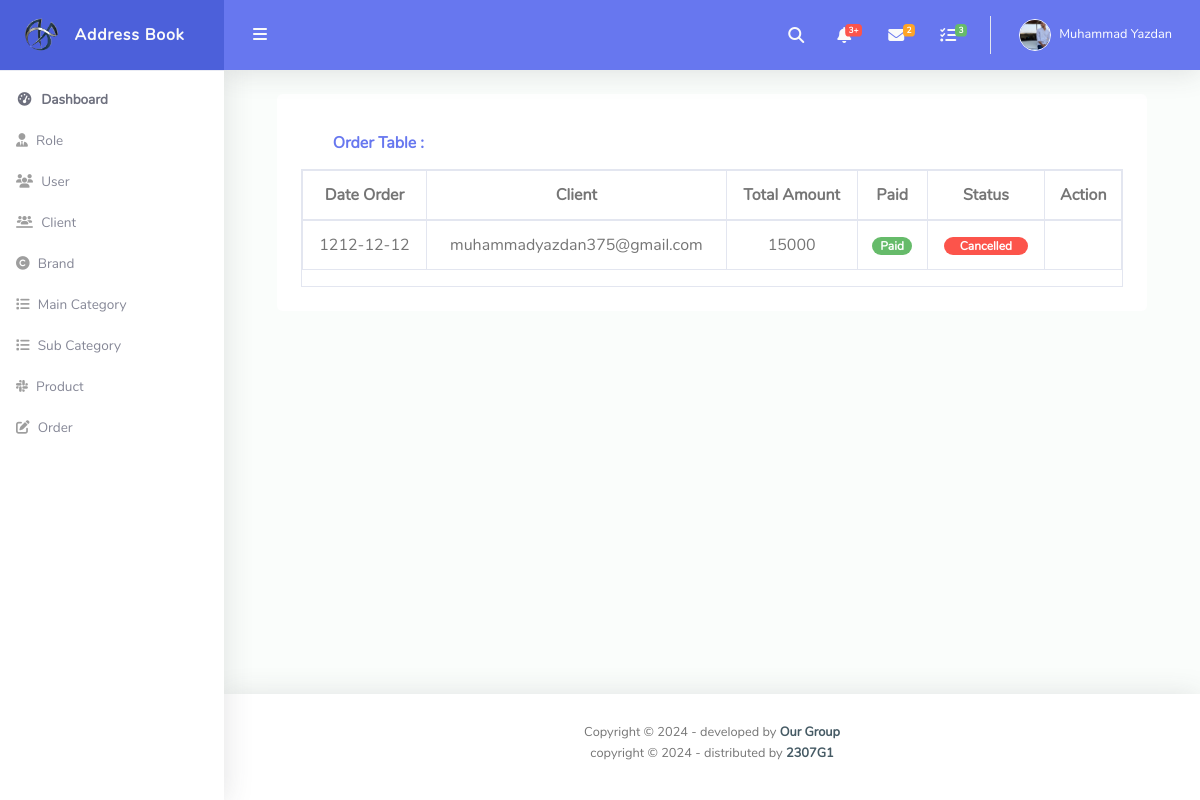
/admin/order_show.php, run on an earlier commit of the app's database.
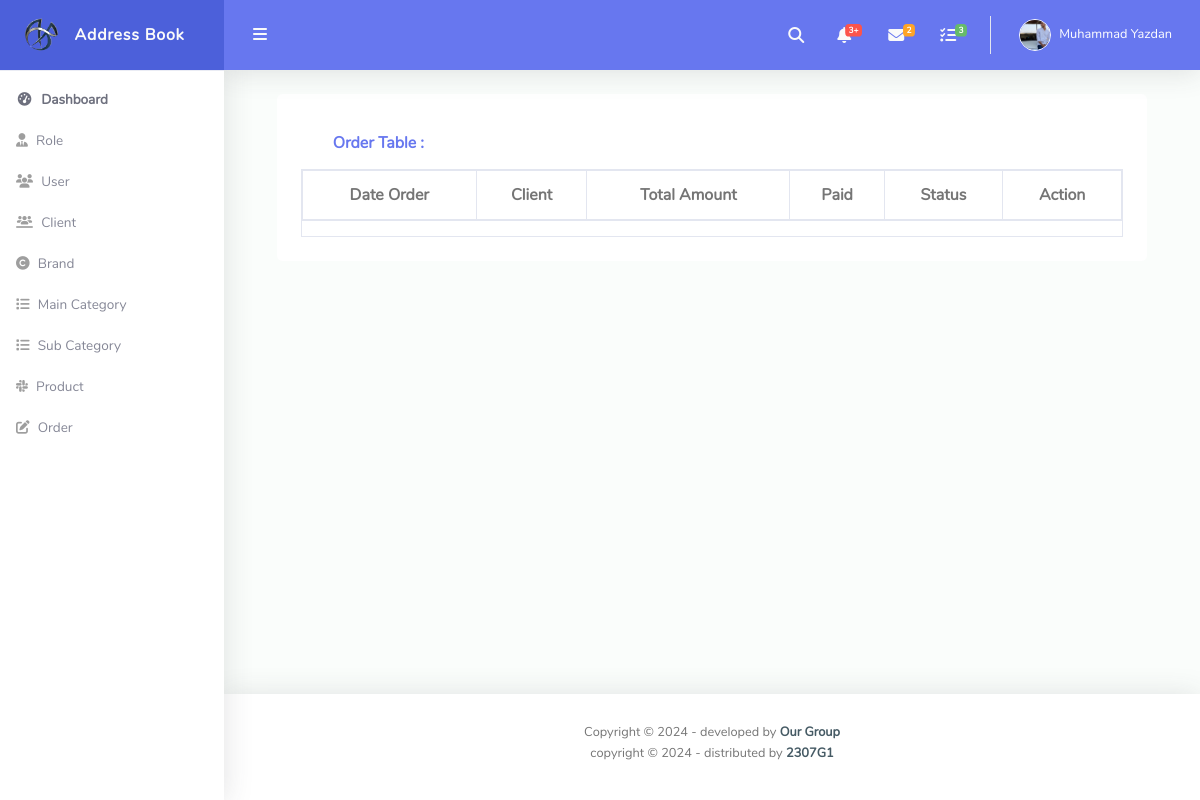
And on a later commit of the database.
### tables this page shows
CREATE TABLE `order` (
  `id` int(11) NOT NULL,
  `client_id_FK` int(255) NOT NULL,
  `delivery_address` text NOT NULL,
  `payment_method` varchar(255) NOT NULL,
  `order_type` int(11) NOT NULL COMMENT '	1= pickup,2= deliver',
  `amount` int(20) NOT NULL,
  `status` varchar(255) NOT NULL COMMENT '	0 = pending, 1= Packed, 2 = Out for Delivery, 3=Delivered, 4=cancelled',
  `paid` varchar(100) NOT NULL,
  `date_create` datetime NOT NULL DEFAULT current_timestamp(),
  `date_update` date NOT NULL
);

CREATE TABLE `client` (
  `id` int(11) NOT NULL,
  `role_id_FK` int(11) NOT NULL,
  `name` varchar(255) NOT NULL,
  `email` varchar(255) NOT NULL,
  `password` varchar(20) NOT NULL,
  `address` varchar(255) NOT NULL,
  `contact` varchar(20) NOT NULL,
  `dob` date NOT NULL
);

### admin/order_show.php (the view, shortened to what the changed rows need)
<?php
include("./connection.php");
include("./header.php");
$sql = "select `order` .* ,  `client`.`name` from `order` inner join `client` on `client`.`id` = `order`.`client_id_FK`";
$result = mysqli_query($con, $sql);
?>
<div id="content-wrapper" class="d-flex flex-column">
    <div id="content">
        <div class="col-lg-11 mx-auto">
            <div class="bg-light rounded h-100 p-4">
                <div class="table-responsive table-bordered text-center text-dark e1">
                    <table class="table">
                        <thead>
                            <tr>
                                <th scope="col">Date Order</th>
                                <th scope="col">Client</th>
                                <th scope="col">Total Amount</th>
                                <th scope="col">Paid</th>
                                <th scope="col">Status</th>
                                <th scope="col">Action</th>
                            </tr>
                        </thead>
                        <tbody>
                            <tr>
                                <?php
                                while ($rows = mysqli_fetch_assoc($result)) {
                                ?>
                                    <td><?php echo $rows['date_create'] ?></td>
                                    <td><?php echo $rows['name'] ?></td>
                                    <td><?php echo $rows['amount'] ?></td>
                                    <td><?php if ($rows['paid'] == 0) : ?>
                                        <span class="badge badge-light border px-2 rounded-pill">No Paid</span>
                                        <?php else : ?>
                                            <span class="badge badge-success px-2 rounded-pill">Paid</span>
                                        <?php endif; ?>
                                    </td>
                                    <td><?php if ($rows['status'] == 0) : ?>
                                            <span class="badge badge-light border px-3 rounded-pill">Pending</span>
                                        <?php elseif ($rows['status'] == 1) : ?>
                                            <span class="badge badge-primary px-3 rounded-pill">Packed</span>
                                        <?php elseif ($rows['status'] == 2) : ?>
                                            <span class="badge badge-warning px-3 rounded-pill">Out for Delivery</span>
                                        <?php elseif ($rows['status'] == 3) : ?>
                                            <span class="badge badge-success px-3 rounded-pill">Delivered</span>
                                        <?php else : ?>
                                            <span class="badge badge-danger px-3 rounded-pill">Cancelled</span>
                                        <?php endif; ?>
                                    </td>
                                    <td><a href="view_order.php?id=<?php echo $rows['id'] ?>">
                                    </td>
                            </tr>
                        <?php  } ?>
                        </tbody>
                    </table>
                </div>
            </div>
        </div>
    </div>
    <?php
    include("./footer.php");
    ?>

What changed in the data, as far as the page shows it:
removed order: date_create "1212-12-12", client_id_FK.name "muhammadyazdan375@gmail.com", amount "15000", paid "Paid", shows "Cancelled"
